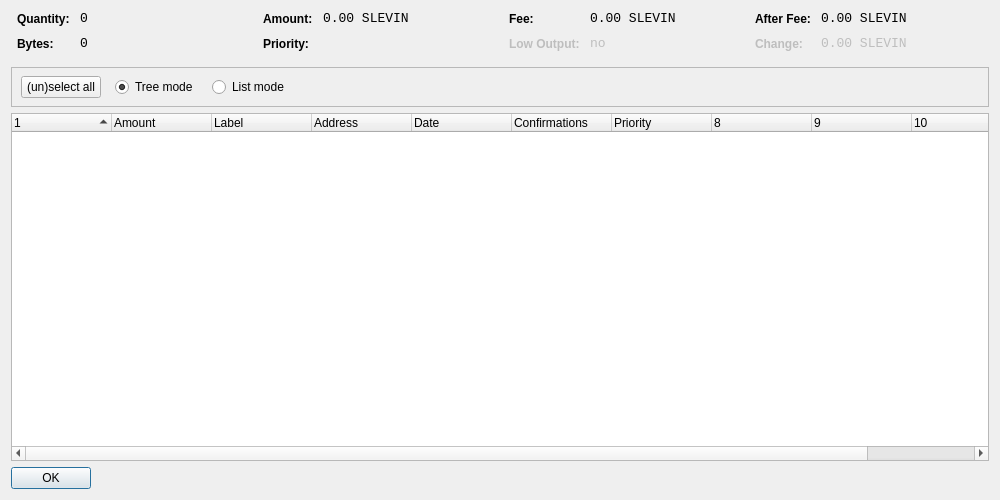
<?xml version="1.0" encoding="UTF-8"?>
<ui version="4.0">
 <class>CoinControlDialog</class>
 <widget class="QDialog" name="CoinControlDialog">
  <property name="geometry">
   <rect>
    <x>0</x>
    <y>0</y>
    <width>1000</width>
    <height>500</height>
   </rect>
  </property>
  <property name="windowTitle">
   <string>Coin Control</string>
  </property>
  <layout class="QVBoxLayout" name="verticalLayout">
   <item>
    <layout class="QHBoxLayout" name="horizontalLayoutTop" stretch="0,0,0,0">
     <property name="topMargin">
      <number>0</number>
     </property>
     <property name="bottomMargin">
      <number>10</number>
     </property>
     <item>
      <layout class="QFormLayout" name="formLayoutCoinControl1">
       <property name="horizontalSpacing">
        <number>10</number>
       </property>
       <property name="verticalSpacing">
        <number>10</number>
       </property>
       <property name="leftMargin">
        <number>6</number>
       </property>
       <property name="rightMargin">
        <number>6</number>
       </property>
       <item row="0" column="0">
        <widget class="QLabel" name="labelCoinControlQuantityText">
         <property name="styleSheet">
          <string notr="true">font-weight:bold;</string>
         </property>
         <property name="text">
          <string>Quantity:</string>
         </property>
        </widget>
       </item>
       <item row="0" column="1">
        <widget class="QLabel" name="labelCoinControlQuantity">
         <property name="font">
          <font>
           <family>Monospace</family>
           <pointsize>10</pointsize>
          </font>
         </property>
         <property name="cursor">
          <cursorShape>IBeamCursor</cursorShape>
         </property>
         <property name="contextMenuPolicy">
          <enum>Qt::ActionsContextMenu</enum>
         </property>
         <property name="text">
          <string notr="true">0</string>
         </property>
         <property name="textInteractionFlags">
          <set>Qt::LinksAccessibleByMouse|Qt::TextSelectableByKeyboard|Qt::TextSelectableByMouse</set>
         </property>
        </widget>
       </item>
       <item row="1" column="0">
        <widget class="QLabel" name="labelCoinControlBytesText">
         <property name="styleSheet">
          <string notr="true">font-weight:bold;</string>
         </property>
         <property name="text">
          <string>Bytes:</string>
         </property>
        </widget>
       </item>
       <item row="1" column="1">
        <widget class="QLabel" name="labelCoinControlBytes">
         <property name="font">
          <font>
           <family>Monospace</family>
           <pointsize>10</pointsize>
          </font>
         </property>
         <property name="cursor">
          <cursorShape>IBeamCursor</cursorShape>
         </property>
         <property name="contextMenuPolicy">
          <enum>Qt::ActionsContextMenu</enum>
         </property>
         <property name="text">
          <string notr="true">0</string>
         </property>
         <property name="textInteractionFlags">
          <set>Qt::LinksAccessibleByMouse|Qt::TextSelectableByKeyboard|Qt::TextSelectableByMouse</set>
         </property>
        </widget>
       </item>
      </layout>
     </item>
     <item>
      <layout class="QFormLayout" name="formLayoutCoinControl2">
       <property name="horizontalSpacing">
        <number>10</number>
       </property>
       <property name="verticalSpacing">
        <number>10</number>
       </property>
       <property name="leftMargin">
        <number>6</number>
       </property>
       <property name="rightMargin">
        <number>6</number>
       </property>
       <item row="0" column="0">
        <widget class="QLabel" name="labelCoinControlAmountText">
         <property name="styleSheet">
          <string notr="true">font-weight:bold;</string>
         </property>
         <property name="text">
          <string>Amount:</string>
         </property>
        </widget>
       </item>
       <item row="0" column="1">
        <widget class="QLabel" name="labelCoinControlAmount">
         <property name="font">
          <font>
           <family>Monospace</family>
           <pointsize>10</pointsize>
          </font>
         </property>
         <property name="cursor">
          <cursorShape>IBeamCursor</cursorShape>
         </property>
         <property name="contextMenuPolicy">
          <enum>Qt::ActionsContextMenu</enum>
         </property>
         <property name="text">
          <string notr="true">0.00 SLEVIN</string>
         </property>
         <property name="textInteractionFlags">
          <set>Qt::LinksAccessibleByMouse|Qt::TextSelectableByKeyboard|Qt::TextSelectableByMouse</set>
         </property>
        </widget>
       </item>
       <item row="1" column="0">
        <widget class="QLabel" name="labelCoinControlPriorityText">
         <property name="styleSheet">
          <string notr="true">font-weight:bold;</string>
         </property>
         <property name="text">
          <string>Priority:</string>
         </property>
        </widget>
       </item>
       <item row="1" column="1">
        <widget class="QLabel" name="labelCoinControlPriority">
         <property name="font">
          <font>
           <family>Monospace</family>
           <pointsize>10</pointsize>
          </font>
         </property>
         <property name="cursor">
          <cursorShape>IBeamCursor</cursorShape>
         </property>
         <property name="contextMenuPolicy">
          <enum>Qt::ActionsContextMenu</enum>
         </property>
         <property name="text">
          <string/>
         </property>
         <property name="textInteractionFlags">
          <set>Qt::LinksAccessibleByMouse|Qt::TextSelectableByKeyboard|Qt::TextSelectableByMouse</set>
         </property>
        </widget>
       </item>
      </layout>
     </item>
     <item>
      <layout class="QFormLayout" name="formLayoutCoinControl3">
       <property name="horizontalSpacing">
        <number>10</number>
       </property>
       <property name="verticalSpacing">
        <number>10</number>
       </property>
       <property name="leftMargin">
        <number>6</number>
       </property>
       <property name="rightMargin">
        <number>6</number>
       </property>
       <item row="0" column="0">
        <widget class="QLabel" name="labelCoinControlFeeText">
         <property name="styleSheet">
          <string notr="true">font-weight:bold;</string>
         </property>
         <property name="text">
          <string>Fee:</string>
         </property>
        </widget>
       </item>
       <item row="0" column="1">
        <widget class="QLabel" name="labelCoinControlFee">
         <property name="font">
          <font>
           <family>Monospace</family>
           <pointsize>10</pointsize>
          </font>
         </property>
         <property name="cursor">
          <cursorShape>IBeamCursor</cursorShape>
         </property>
         <property name="contextMenuPolicy">
          <enum>Qt::ActionsContextMenu</enum>
         </property>
         <property name="text">
          <string notr="true">0.00 SLEVIN</string>
         </property>
         <property name="textInteractionFlags">
          <set>Qt::LinksAccessibleByMouse|Qt::TextSelectableByKeyboard|Qt::TextSelectableByMouse</set>
         </property>
        </widget>
       </item>
       <item row="1" column="0">
        <widget class="QLabel" name="labelCoinControlLowOutputText">
         <property name="enabled">
          <bool>false</bool>
         </property>
         <property name="styleSheet">
          <string notr="true">font-weight:bold;</string>
         </property>
         <property name="text">
          <string>Low Output:</string>
         </property>
        </widget>
       </item>
       <item row="1" column="1">
        <widget class="QLabel" name="labelCoinControlLowOutput">
         <property name="enabled">
          <bool>false</bool>
         </property>
         <property name="font">
          <font>
           <family>Monospace</family>
           <pointsize>10</pointsize>
          </font>
         </property>
         <property name="cursor">
          <cursorShape>IBeamCursor</cursorShape>
         </property>
         <property name="contextMenuPolicy">
          <enum>Qt::ActionsContextMenu</enum>
         </property>
         <property name="text">
          <string notr="true">no</string>
         </property>
         <property name="textInteractionFlags">
          <set>Qt::LinksAccessibleByMouse|Qt::TextSelectableByKeyboard|Qt::TextSelectableByMouse</set>
         </property>
        </widget>
       </item>
      </layout>
     </item>
     <item>
      <layout class="QFormLayout" name="formLayoutCoinControl4">
       <property name="horizontalSpacing">
        <number>10</number>
       </property>
       <property name="verticalSpacing">
        <number>10</number>
       </property>
       <property name="leftMargin">
        <number>6</number>
       </property>
       <property name="rightMargin">
        <number>6</number>
       </property>
       <item row="0" column="0">
        <widget class="QLabel" name="labelCoinControlAfterFeeText">
         <property name="styleSheet">
          <string notr="true">font-weight:bold;</string>
         </property>
         <property name="text">
          <string>After Fee:</string>
         </property>
        </widget>
       </item>
       <item row="0" column="1">
        <widget class="QLabel" name="labelCoinControlAfterFee">
         <property name="font">
          <font>
           <family>Monospace</family>
           <pointsize>10</pointsize>
          </font>
         </property>
         <property name="cursor">
          <cursorShape>IBeamCursor</cursorShape>
         </property>
         <property name="contextMenuPolicy">
          <enum>Qt::ActionsContextMenu</enum>
         </property>
         <property name="text">
          <string notr="true">0.00 SLEVIN</string>
         </property>
         <property name="textInteractionFlags">
          <set>Qt::LinksAccessibleByMouse|Qt::TextSelectableByKeyboard|Qt::TextSelectableByMouse</set>
         </property>
        </widget>
       </item>
       <item row="1" column="0">
        <widget class="QLabel" name="labelCoinControlChangeText">
         <property name="enabled">
          <bool>false</bool>
         </property>
         <property name="styleSheet">
          <string notr="true">font-weight:bold;</string>
         </property>
         <property name="text">
          <string>Change:</string>
         </property>
        </widget>
       </item>
       <item row="1" column="1">
        <widget class="QLabel" name="labelCoinControlChange">
         <property name="enabled">
          <bool>false</bool>
         </property>
         <property name="font">
          <font>
           <family>Monospace</family>
           <pointsize>10</pointsize>
          </font>
         </property>
         <property name="cursor">
          <cursorShape>IBeamCursor</cursorShape>
         </property>
         <property name="contextMenuPolicy">
          <enum>Qt::ActionsContextMenu</enum>
         </property>
         <property name="text">
          <string notr="true">0.00 SLEVIN</string>
         </property>
         <property name="textInteractionFlags">
          <set>Qt::LinksAccessibleByMouse|Qt::TextSelectableByKeyboard|Qt::TextSelectableByMouse</set>
         </property>
        </widget>
       </item>
      </layout>
     </item>
    </layout>
   </item>
   <item>
    <widget class="QFrame" name="frame">
     <property name="minimumSize">
      <size>
       <width>0</width>
       <height>40</height>
      </size>
     </property>
     <property name="frameShape">
      <enum>QFrame::StyledPanel</enum>
     </property>
     <property name="frameShadow">
      <enum>QFrame::Sunken</enum>
     </property>
     <widget class="QWidget" name="horizontalLayoutWidget">
      <property name="geometry">
       <rect>
        <x>10</x>
        <y>0</y>
        <width>781</width>
        <height>41</height>
       </rect>
      </property>
      <layout class="QHBoxLayout" name="horizontalLayoutPanel" stretch="0,0,0,0,0">
       <property name="spacing">
        <number>14</number>
       </property>
       <item>
        <widget class="QPushButton" name="pushButtonSelectAll">
         <property name="sizePolicy">
          <sizepolicy hsizetype="Maximum" vsizetype="Fixed">
           <horstretch>0</horstretch>
           <verstretch>0</verstretch>
          </sizepolicy>
         </property>
         <property name="text">
          <string>(un)select all</string>
         </property>
        </widget>
       </item>
       <item>
        <widget class="QRadioButton" name="radioTreeMode">
         <property name="sizePolicy">
          <sizepolicy hsizetype="Maximum" vsizetype="Fixed">
           <horstretch>0</horstretch>
           <verstretch>0</verstretch>
          </sizepolicy>
         </property>
         <property name="text">
          <string>Tree mode</string>
         </property>
         <property name="checked">
          <bool>true</bool>
         </property>
        </widget>
       </item>
       <item>
        <widget class="QRadioButton" name="radioListMode">
         <property name="sizePolicy">
          <sizepolicy hsizetype="Maximum" vsizetype="Fixed">
           <horstretch>0</horstretch>
           <verstretch>0</verstretch>
          </sizepolicy>
         </property>
         <property name="text">
          <string>List mode</string>
         </property>
        </widget>
       </item>
       <item>
        <spacer name="horizontalSpacer">
         <property name="orientation">
          <enum>Qt::Horizontal</enum>
         </property>
         <property name="sizeHint" stdset="0">
          <size>
           <width>40</width>
           <height>20</height>
          </size>
         </property>
        </spacer>
       </item>
      </layout>
     </widget>
    </widget>
   </item>
   <item>
    <widget class="CoinControlTreeWidget" name="treeWidget">
     <property name="contextMenuPolicy">
      <enum>Qt::CustomContextMenu</enum>
     </property>
     <property name="sortingEnabled">
      <bool>false</bool>
     </property>
     <property name="columnCount">
      <number>11</number>
     </property>
     <attribute name="headerShowSortIndicator" stdset="0">
      <bool>true</bool>
     </attribute>
     <attribute name="headerStretchLastSection">
      <bool>false</bool>
     </attribute>
     <column>
      <property name="text">
       <string/>
      </property>
     </column>
     <column>
      <property name="text">
       <string>Amount</string>
      </property>
     </column>
     <column>
      <property name="text">
       <string>Label</string>
      </property>
     </column>
     <column>
      <property name="text">
       <string>Address</string>
      </property>
     </column>
     <column>
      <property name="text">
       <string>Date</string>
      </property>
     </column>
     <column>
      <property name="text">
       <string>Confirmations</string>
      </property>
      <property name="toolTip">
       <string>Confirmed</string>
      </property>
     </column>
     <column>
      <property name="text">
       <string>Priority</string>
      </property>
     </column>
     <column>
      <property name="text">
       <string/>
      </property>
     </column>
     <column>
      <property name="text">
       <string/>
      </property>
     </column>
     <column>
      <property name="text">
       <string/>
      </property>
     </column>
     <column>
      <property name="text">
       <string/>
      </property>
     </column>
    </widget>
   </item>
   <item>
    <widget class="QDialogButtonBox" name="buttonBox">
     <property name="sizePolicy">
      <sizepolicy hsizetype="Maximum" vsizetype="Fixed">
       <horstretch>0</horstretch>
       <verstretch>0</verstretch>
      </sizepolicy>
     </property>
     <property name="orientation">
      <enum>Qt::Horizontal</enum>
     </property>
     <property name="standardButtons">
      <set>QDialogButtonBox::Ok</set>
     </property>
    </widget>
   </item>
  </layout>
 </widget>
 <customwidgets>
  <customwidget>
   <class>CoinControlTreeWidget</class>
   <extends>QTreeWidget</extends>
   <header>coincontroltreewidget.h</header>
  </customwidget>
 </customwidgets>
 <resources/>
 <connections/>
</ui>
